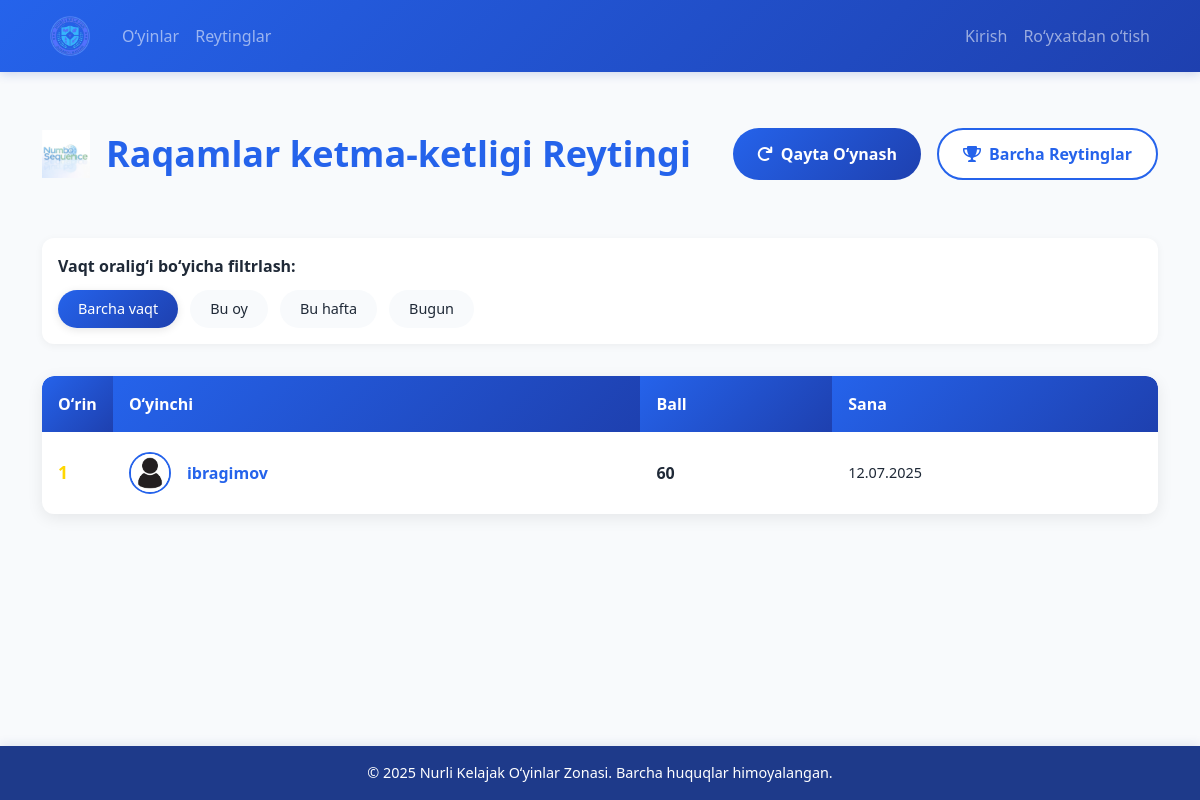
/leaderboard/games/number_sequence/, run on an earlier commit of the app's database.
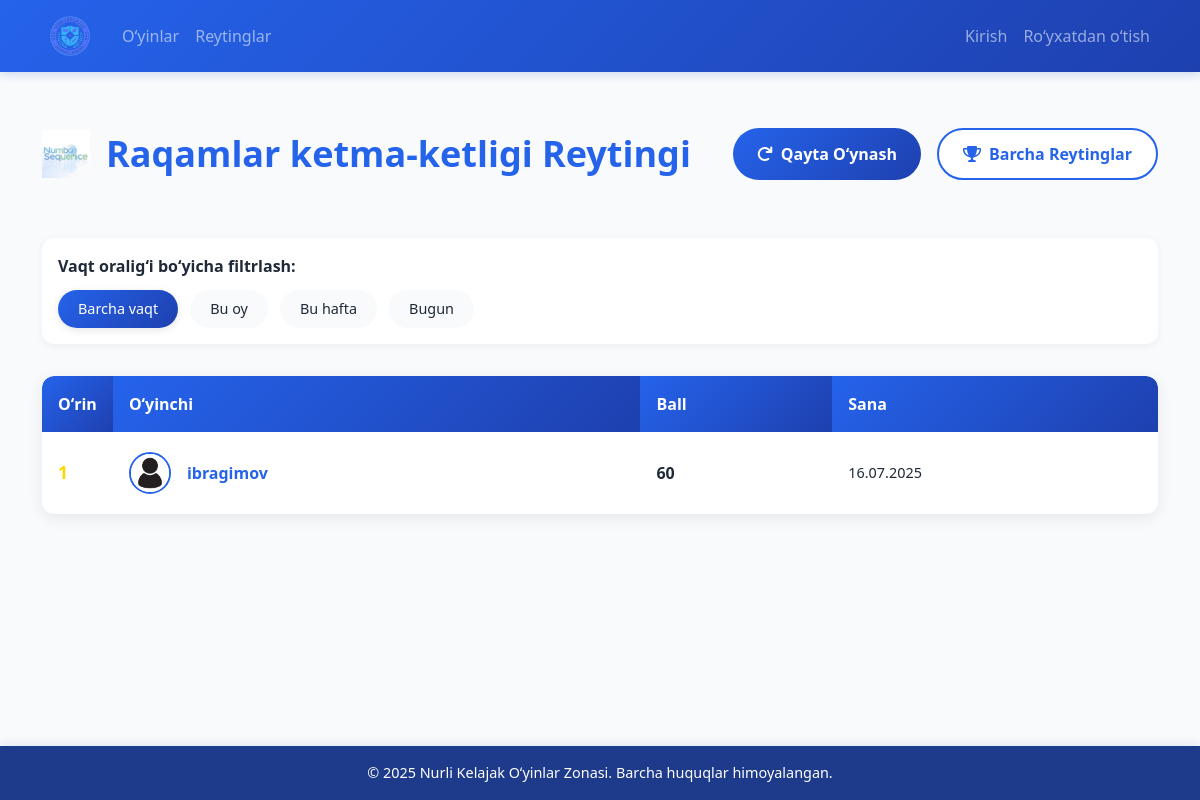
And on a later commit of the database.
### accounts/models.py (models this page shows, shortened)
class User(AbstractUser):
    avatar = models.ImageField(upload_to='avatars/', null=True, blank=True)
    bio = models.TextField(max_length=500, blank=True)
    groups = models.ManyToManyField(
        'auth.Group',
        related_name='custom_user_set',
        blank=True,
        help_text='The groups this user belongs to.',
        verbose_name='groups',
    )
    user_permissions = models.ManyToManyField(
        'auth.Permission',
        related_name='custom_user_set',
        blank=True,
        help_text='Specific permissions for this user.',
        verbose_name='user permissions',
    )

### leaderboard/views.py (the view)
# urls.py: path('games/<slug:game_slug>/', views.game_leaderboard, name='game_leaderboard'),
def game_leaderboard(request, game_slug):
    game = get_object_or_404(Game, slug=game_slug)
    time_filter = request.GET.get('filter', 'all')
    queryset = GameScore.objects.filter(game=game)
    today = timezone.now().date()
    if time_filter == 'month':
        first_day = today.replace(day=1)
        queryset = queryset.filter(created_at__gte=first_day)
    elif time_filter == 'week':
        monday = today - timedelta(days=today.weekday())
        queryset = queryset.filter(created_at__gte=monday)
    elif time_filter == 'day':
        queryset = queryset.filter(created_at__date=today)
    leaderboard = queryset.values(
        'user__username',
        'user__avatar'
    ).annotate(
        max_score=Max('score'),
        latest_score_date=Max('created_at')
    ).order_by('-max_score')[:10]
    return render(request, 'leaderboard/game_leaderboard.html', {
        'game': game,
        'leaderboard': leaderboard,
        'active_filter': time_filter
    })

### leaderboard/templates/leaderboard/game_leaderboard.html (shortened to what this page needs)
{% extends "base.html" %}
{% load static %}
{% load humanize %}
{% block content %}
<div class="container leaderboard-container">
    <div class="leaderboard-header">
        <h1 class="leaderboard-title">
            {% if game.image %}
                <img src="{{ game.image.url }}" class="game-icon" alt="{{ game.name }} ikonkasi">
            {% endif %}
            {{ game.name }} Reytingi
        </h1>
        <div class="leaderboard-actions">
            <a href="{% url 'games:game_detail' game.slug %}" class="leaderboard-btn play-again-btn">
                <i class="fas fa-redo"></i> Qayta Oʻynash
            </a>
            <a href="{% url 'leaderboard:leaderboards_home' %}" class="leaderboard-btn view-all-btn">
                <i class="fas fa-trophy"></i> Barcha Reytinglar
            </a>
        </div>
    </div>
    <div class="time-filter-container">
        <span class="time-filter-title">Vaqt oraligʻi boʻyicha filtrlash:</span>
        <div class="time-filter-options">
            <a href="?filter=all" class="time-filter-btn {% if active_filter == 'all' %}active{% endif %}">
                Barcha vaqt
            </a>
            <a href="?filter=month" class="time-filter-btn {% if active_filter == 'month' %}active{% endif %}">
                Bu oy
            </a>
            <a href="?filter=week" class="time-filter-btn {% if active_filter == 'week' %}active{% endif %}">
                Bu hafta
            </a>
            <a href="?filter=day" class="time-filter-btn {% if active_filter == 'day' %}active{% endif %}">
                Bugun
            </a>
        </div>
    </div>
    <div class="leaderboard-table-container">
        {% if leaderboard %}
            <table class="leaderboard-table">
                <thead>
                    <tr>
                        <th scope="col">Oʻrin</th>
                        <th scope="col">Oʻyinchi</th>
                        <th scope="col">Ball</th>
                        <th scope="col">Sana</th>
                    </tr>
                </thead>
                <tbody>
                    {% for entry in leaderboard %}
                        <tr {% if entry.user__username == request.user.username %}class="current-user"{% endif %}>
                            <td class="rank-cell {% if forloop.counter == 1 %}rank-1{% elif forloop.counter == 2 %}rank-2{% elif forloop.counter == 3 %}rank-3{% endif %}">
                                {{ forloop.counter }}
                            </td>
                            <td>
                                <div class="user-cell">
                                    <a href="{% url 'accounts:user_profile' username=entry.user__username %}">
                                        <img src="{% if entry.user__avatar %}{{ entry.user__avatar.url }}{% else %}{% static 'images/default-avatar.png' %}{% endif %}"
                                             class="user-avatar"
                                             alt="{{ entry.user__username }} avatari"
                                             onerror="this.src='{% static 'images/default-avatar.png' %}'">
                                    </a>
                                    <a href="{% url 'accounts:user_profile' username=entry.user__username %}" class="username-link">
                                        {{ entry.user__username }}
                                    </a>
                                </div>
                            </td>
                            <td class="score-cell">{{ entry.max_score|intcomma }}</td>
                            <td class="time-cell">{{ entry.latest_score_date|date:"d.m.Y" }}</td>
                        </tr>
                    {% endfor %}
                </tbody>
            </table>
        {% endif %}
    </div>
</div>
{% endblock %}

What changed in the data, as far as the page shows it:
changed User "ibragimov": latest_score_date "12.07.2025" → "16.07.2025"
